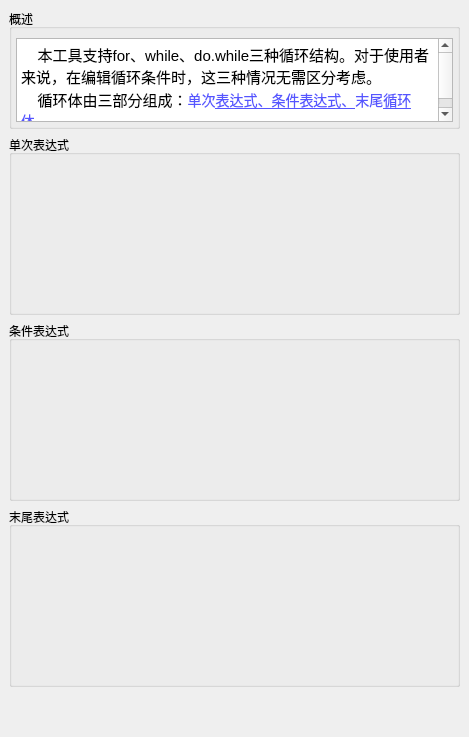
<?xml version="1.0" encoding="UTF-8"?>
<ui version="4.0">
 <class>MyLoopDialog</class>
 <widget class="QDialog" name="MyLoopDialog">
  <property name="geometry">
   <rect>
    <x>0</x>
    <y>0</y>
    <width>469</width>
    <height>737</height>
   </rect>
  </property>
  <property name="windowTitle">
   <string>Dialog</string>
  </property>
  <layout class="QVBoxLayout" name="verticalLayout">
   <property name="margin">
    <number>0</number>
   </property>
   <item>
    <widget class="QWidget" name="widget" native="true">
     <layout class="QVBoxLayout" name="verticalLayout_2">
      <item>
       <widget class="QGroupBox" name="groupBox">
        <property name="minimumSize">
         <size>
          <width>0</width>
          <height>120</height>
         </size>
        </property>
        <property name="maximumSize">
         <size>
          <width>16777215</width>
          <height>120</height>
         </size>
        </property>
        <property name="title">
         <string>概述</string>
        </property>
        <layout class="QHBoxLayout" name="horizontalLayout">
         <property name="spacing">
          <number>4</number>
         </property>
         <property name="leftMargin">
          <number>4</number>
         </property>
         <property name="rightMargin">
          <number>4</number>
         </property>
         <property name="bottomMargin">
          <number>4</number>
         </property>
         <item>
          <widget class="QTextEdit" name="textEdit">
           <property name="lineWrapColumnOrWidth">
            <number>0</number>
           </property>
           <property name="readOnly">
            <bool>true</bool>
           </property>
           <property name="html">
            <string>&lt;!DOCTYPE HTML PUBLIC &quot;-//W3C//DTD HTML 4.0//EN&quot; &quot;http://www.w3.org/TR/REC-html40/strict.dtd&quot;&gt;
&lt;html&gt;&lt;head&gt;&lt;meta name=&quot;qrichtext&quot; content=&quot;1&quot; /&gt;&lt;style type=&quot;text/css&quot;&gt;
p, li { white-space: pre-wrap; }
&lt;/style&gt;&lt;/head&gt;&lt;body style=&quot; font-family:'SimSun'; font-size:9pt; font-weight:400; font-style:normal;&quot;&gt;
&lt;p style=&quot; margin-top:0px; margin-bottom:0px; margin-left:0px; margin-right:0px; -qt-block-indent:0; text-indent:0px;&quot;&gt;&lt;span style=&quot; font-size:11pt;&quot;&gt;    本工具支持for、while、do.while三种循环结构。对于使用者来说，在编辑循环条件时，这三种情况无需区分考虑。&lt;/span&gt;&lt;/p&gt;
&lt;p style=&quot; margin-top:0px; margin-bottom:0px; margin-left:0px; margin-right:0px; -qt-block-indent:0; text-indent:0px;&quot;&gt;&lt;span style=&quot; font-size:11pt;&quot;&gt;    循环体由三部分组成：&lt;/span&gt;&lt;span style=&quot; font-family:'arial,宋体,sans-serif'; font-size:14px; color:#5555ff; background-color:#ffffff;&quot;&gt;单次&lt;/span&gt;&lt;a href=&quot;http://baike.baidu.com/view/420676.htm&quot;&gt;&lt;span style=&quot; font-family:'arial,宋体,sans-serif'; font-size:14px; text-decoration: underline; color:#5555ff; background-color:#ffffff;&quot;&gt;表达式、&lt;/span&gt;&lt;/a&gt;&lt;a href=&quot;http://baike.baidu.com/view/3523810.htm&quot;&gt;&lt;span style=&quot; font-family:'arial,宋体,sans-serif'; font-size:14px; text-decoration: underline; color:#5555ff; background-color:#ffffff;&quot;&gt;条件表达式、&lt;/span&gt;&lt;/a&gt;&lt;span style=&quot; font-family:'arial,宋体,sans-serif'; font-size:14px; color:#5555ff; background-color:#ffffff;&quot;&gt;末尾&lt;/span&gt;&lt;a href=&quot;http://baike.baidu.com/view/1795994.htm&quot;&gt;&lt;span style=&quot; font-family:'arial,宋体,sans-serif'; font-size:14px; text-decoration: underline; color:#5555ff; background-color:#ffffff;&quot;&gt;循环体&lt;/span&gt;&lt;/a&gt;&lt;a href=&quot;http://baike.baidu.com/view/1795994.htm&quot;&gt;&lt;span style=&quot; font-family:'arial,宋体,sans-serif'; font-size:14px; text-decoration: underline; color:#000000; background-color:#ffffff;&quot;&gt;。&lt;/span&gt;&lt;/a&gt;&lt;/p&gt;&lt;/body&gt;&lt;/html&gt;</string>
           </property>
          </widget>
         </item>
        </layout>
       </widget>
      </item>
      <item>
       <widget class="QGroupBox" name="groupBox_2">
        <property name="sizePolicy">
         <sizepolicy hsizetype="Preferred" vsizetype="Expanding">
          <horstretch>0</horstretch>
          <verstretch>0</verstretch>
         </sizepolicy>
        </property>
        <property name="title">
         <string>单次表达式</string>
        </property>
        <layout class="QVBoxLayout" name="verticalLayout_3">
         <property name="leftMargin">
          <number>4</number>
         </property>
         <property name="topMargin">
          <number>9</number>
         </property>
         <property name="rightMargin">
          <number>4</number>
         </property>
         <property name="bottomMargin">
          <number>4</number>
         </property>
         <item>
          <widget class="QWidget" name="express1" native="true"/>
         </item>
        </layout>
       </widget>
      </item>
      <item>
       <widget class="QGroupBox" name="groupBox_3">
        <property name="sizePolicy">
         <sizepolicy hsizetype="Preferred" vsizetype="Expanding">
          <horstretch>0</horstretch>
          <verstretch>0</verstretch>
         </sizepolicy>
        </property>
        <property name="title">
         <string>条件表达式</string>
        </property>
        <layout class="QVBoxLayout" name="verticalLayout_4">
         <property name="leftMargin">
          <number>4</number>
         </property>
         <property name="topMargin">
          <number>9</number>
         </property>
         <property name="rightMargin">
          <number>4</number>
         </property>
         <property name="bottomMargin">
          <number>4</number>
         </property>
         <item>
          <widget class="QWidget" name="express2" native="true"/>
         </item>
        </layout>
       </widget>
      </item>
      <item>
       <widget class="QGroupBox" name="groupBox_4">
        <property name="sizePolicy">
         <sizepolicy hsizetype="Preferred" vsizetype="Expanding">
          <horstretch>0</horstretch>
          <verstretch>0</verstretch>
         </sizepolicy>
        </property>
        <property name="title">
         <string>末尾表达式</string>
        </property>
        <layout class="QVBoxLayout" name="verticalLayout_5">
         <property name="leftMargin">
          <number>4</number>
         </property>
         <property name="topMargin">
          <number>9</number>
         </property>
         <property name="rightMargin">
          <number>4</number>
         </property>
         <property name="bottomMargin">
          <number>4</number>
         </property>
         <item>
          <widget class="QWidget" name="express3" native="true"/>
         </item>
        </layout>
       </widget>
      </item>
      <item>
       <widget class="MyChooseBar" name="widget_2" native="true">
        <property name="minimumSize">
         <size>
          <width>0</width>
          <height>35</height>
         </size>
        </property>
        <property name="maximumSize">
         <size>
          <width>16777215</width>
          <height>35</height>
         </size>
        </property>
       </widget>
      </item>
     </layout>
    </widget>
   </item>
  </layout>
 </widget>
 <customwidgets>
  <customwidget>
   <class>MyChooseBar</class>
   <extends>QWidget</extends>
   <header>mychoosebar.h</header>
   <container>1</container>
  </customwidget>
 </customwidgets>
 <resources/>
 <connections/>
</ui>
